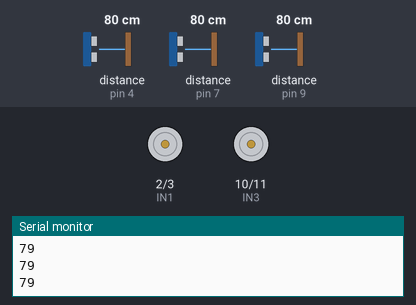
The sketch below on a simulated Arduino Uno, built with avr-gcc and run on an emulated ATmega328P. Shown: motor-driver pin pairs drawn as motors (green arrow = first pin HIGH = forward, orange = second pin HIGH = backward, longer = more drive, scaled by the enable pin), the last lines printed to the serial monitor. Wiring (inferred from the names in the program): 3 × ultrasonic range finder: trigger pin 8, echo pin 7 / trigger pin 12, echo pin 9 / trigger pin 13, echo pin 4. Inputs (shaded band) come from the test bench; at power-on: distance to the obstacle (sensors on pin 9, pin 4, pin 7) 80 cm. The echo pulse lasts 58.3 µs per cm.

Above: at 12.2 s.
12.3 s: distance to the obstacle (sensor on pin 9) set to 2 cm
At 23.5 s:
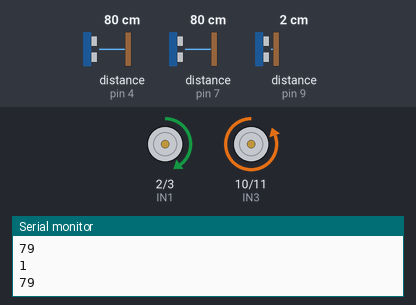
26.3 s: distance to the obstacle (sensor on pin 9) set to 9 cm
At 27.6 s:
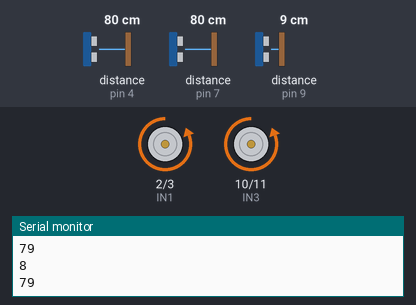
34.8 s: distance to the obstacle (sensor on pin 9) set to 18 cm
43.3 s: distance to the obstacle (sensor on pin 9) set to 23 cm
At 48.5 s:
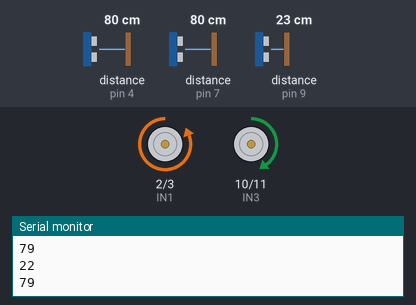
51.8 s: distance to the obstacle (sensor on pin 9) set to 98 cm
60.3 s: distance to the obstacle (sensor on pin 9) set to 107 cm
Timing chart, 0 to 68.0 s (numbered marks = the images above; inputs shaded):
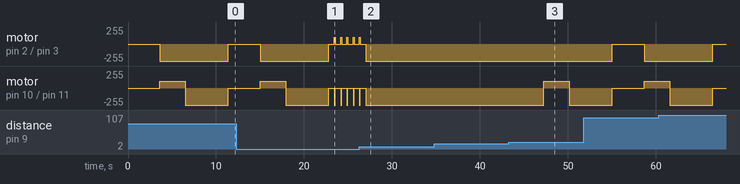

Measured:
- the behaviour switches between 20 and 21 cm on distance to the obstacle (sensor on pin 9) (found by bisection; images 2 and 3)
- after the input at 26.3 s, motor on pin 10 (IN3) / pin 11 (IN4): goes on until 27.0 s, then stays backward 255/255
- after the input at 43.3 s, motor on pin 10 (IN3) / pin 11 (IN4): backward 255/255 → forward 100/255 after 3.9 s, → backward 255/255 2.9 s later

The sketch:

secuencia.ino
```cpp
int IN1 = 2; //MOTOR IZQUIERDO
int IN2 = 3;
int ENA = 5;

int IN3 = 10; //MOTOR DERECHO
int IN4 = 11;
int ENB = 6;

int TRIGF = 13; //SENSOR FRENTE
int ECOF = 4;
int DURACIONF;
int DISTANCIAF;

int TRIGD = 12; //SENSOR DERECHO
int ECOD = 9;
int DURACIOND;
int DISTANCIAD;

int TRIGI = 8; //SENSOR IZQUIERDO
int ECOI = 7;
int DURACIONI;
int DISTANCIAI;

int input;


void setup() {
  pinMode (IN1, OUTPUT);
  pinMode (IN2, OUTPUT);
  pinMode (ENA, OUTPUT);

  pinMode (IN3, OUTPUT);
  pinMode (IN4, OUTPUT);
  pinMode (ENB, OUTPUT);

  pinMode(TRIGF, OUTPUT);
  pinMode(ECOF, INPUT);

  pinMode(TRIGD, OUTPUT);
  pinMode(ECOD, INPUT);

  pinMode(TRIGI, OUTPUT);
  pinMode(ECOI, INPUT);

   Serial.begin(9600);

}

void loop() {

digitalWrite(TRIGF, HIGH);
delay(1);
digitalWrite(TRIGF, LOW);
DURACIONF = pulseIn(ECOF, HIGH);
DISTANCIAF =DURACIONF / 58.2;
Serial.println(DISTANCIAF);
delay(200);

digitalWrite(TRIGD, HIGH);
delay(1);
digitalWrite(TRIGD, LOW);
DURACIOND = pulseIn(ECOD, HIGH);
DISTANCIAD =DURACIOND / 58.2;
Serial.println(DISTANCIAD);
delay(200);


digitalWrite(TRIGI, HIGH);
delay(1);
digitalWrite(TRIGI, LOW);
DURACIONI = pulseIn(ECOI, HIGH);
DISTANCIAI =DURACIONI / 58.2;
Serial.println(DISTANCIAI);
delay(200);

if (DISTANCIAD <=9 && DISTANCIAD >=3){
  analogWrite(ENA, 255);//los dos motores avanzan hacia delante
  digitalWrite(IN1, LOW);
  digitalWrite(IN2, HIGH);
  analogWrite(ENB, 255);
  digitalWrite(IN3, LOW);
  digitalWrite(IN4, HIGH);
}

if (DISTANCIAF <=7 && DISTANCIAF >=0){
   digitalWrite(ENA, 0);//paro
   digitalWrite(IN1, 0);
   digitalWrite(IN2, 0);
   digitalWrite(ENB, 0);
   digitalWrite(IN3, 0);
   digitalWrite(IN4, 0);
}
if (DISTANCIAF <=7 && DISTANCIAF >=0 && DISTANCIAD <=9    && DISTANCIAD >=3){
   analogWrite(ENA, 100);//vuelta izquierda
   digitalWrite(IN1, 1);
   digitalWrite(IN2, 0);
   digitalWrite(ENB, 1);
   digitalWrite(IN3, 0);
   digitalWrite(IN4, 1);
   delay(3000);

   digitalWrite(ENA, 0);//paro
   digitalWrite(IN1, 0);
   digitalWrite(IN2, 0);
   digitalWrite(ENB, 0);
   digitalWrite(IN3, 0);
   digitalWrite(IN4, 0);
}

if (DISTANCIAD <=100 && DISTANCIAD >=20){
  //BUSCAR SENTIDO
  //DISTANCIAF <=100 && DISTANCIAF >=9 &&
   delay(3000);
   digitalWrite(ENA, 1);//vuelta derecha
   digitalWrite(IN1, 0);
   digitalWrite(IN2, 1);
   analogWrite(ENB, 100);
   digitalWrite(IN3, 1);
   digitalWrite(IN4, 0);
   delay(2900);
   analogWrite(ENA, 255);//los dos motores avanzan hacia delante
   digitalWrite(IN1, LOW);
   digitalWrite(IN2, HIGH);
   analogWrite(ENB, 255);
   digitalWrite(IN3, LOW);
   digitalWrite(IN4, HIGH);
   delay(4900);
   digitalWrite(ENA, 0);//paro
   digitalWrite(IN1, 0);
   digitalWrite(IN2, 0);
   digitalWrite(ENB, 0);
   digitalWrite(IN3, 0);
   digitalWrite(IN4, 0);
}
if (DISTANCIAD <=3 && DISTANCIAD >=0){
   analogWrite(ENA, 100);//RESOLVER COLISON
   digitalWrite(IN1, 1);
   digitalWrite(IN2, 0);
   digitalWrite(ENB, 1);
   digitalWrite(IN3, 0);
   digitalWrite(IN4, 1);
   delay(100);
   digitalWrite(ENA, 0);//paro
   digitalWrite(IN1, 0);
   digitalWrite(IN2, 0);
   digitalWrite(ENB, 0);
   digitalWrite(IN3, 0);
   digitalWrite(IN4, 0);
}


//if (DISTANCIAF <=9 && DISTANCIAF >=0 && DISTANCIAD <=9 && DISTANCIAD >=0 && DISTANCIAI <=8 && DISTANCIAI >=0){
//  //REGRESAR
//
//   analogWrite(ENA, 100);//vuelta izquierda
//   digitalWrite(IN1, 1);
//   digitalWrite(IN2, 0);
//   digitalWrite(ENB, 1);
//   digitalWrite(IN3, 0);
//   digitalWrite(IN4, 1);
//   delay(5600);
//   analogWrite(ENA, 255);//los dos motores avanzan hacia delante
//   digitalWrite(IN1, LOW);
//   digitalWrite(IN2, HIGH);
//   analogWrite(ENB, 255);
//   digitalWrite(IN3, LOW);
//   digitalWrite(IN4, HIGH);
//   delay(5000);
//   digitalWrite(ENA, 0);//paro
//   digitalWrite(IN1, 0);
//   digitalWrite(IN2, 0);
//   digitalWrite(ENB, 0);
//   digitalWrite(IN3, 0);
//   digitalWrite(IN4, 0);
//}
//if (DISTANCIAI <=100 && DISTANCIAF >=10 && DISTANCIAD <=100 && DISTANCIAD >=10){
//  //REGRESAR A LA RUTA
//   delay(3500);
//   digitalWrite(ENA, 1);//vuelta derecha
//   digitalWrite(IN1, 0);
//   digitalWrite(IN2, 1);
//   analogWrite(ENB, 100);
//   digitalWrite(IN3, 1);
//   digitalWrite(IN4, 0);
//   delay(300);
//   analogWrite(ENA, 255);//los dos motores avanzan hacia delante
//   digitalWrite(IN1, LOW);
//   digitalWrite(IN2, HIGH);
//   analogWrite(ENB, 255);
//   digitalWrite(IN3, LOW);
//   digitalWrite(IN4, HIGH);
//   delay(400);
//   digitalWrite(ENA, 0);//paro
//   digitalWrite(IN1, 0);
//   digitalWrite(IN2, 0);
//   digitalWrite(ENB, 0);
//   digitalWrite(IN3, 0);
//   digitalWrite(IN4, 0);
//}

// if (Serial.available()>0){
//    input=Serial.read();
//    if (input=='0'){
//  analogWrite(ENA, 255);//los dos motores avanzan hacia delante
//  digitalWrite(IN1, LOW);
//  digitalWrite(IN2, HIGH);
//  analogWrite(ENB, 255);
//  digitalWrite(IN3, LOW);
//  digitalWrite(IN4, HIGH);
//  }
//   if (input=='2'){
//   analogWrite(ENA, 255);//los dos motores avanzan hacia atras
//   digitalWrite(IN1, HIGH);
//   digitalWrite(IN2, LOW);
//   analogWrite(ENB, 255);
//   digitalWrite(IN3, HIGH);
//   digitalWrite(IN4, LOW);
//}
//   if (input=='3'){
//   analogWrite(ENA, 100);//vuelta izquierda
//   digitalWrite(IN1, 1);
//   digitalWrite(IN2, 0);
//   digitalWrite(ENB, 1);
//   digitalWrite(IN3, 0);
//   digitalWrite(IN4, 1);
//}
//   if (input=='4'){
//   digitalWrite(ENA, 1);//vuelta derecha
//   digitalWrite(IN1, 0);
//   digitalWrite(IN2, 1);
//   analogWrite(ENB, 100);
//   digitalWrite(IN3, 1);
//   digitalWrite(IN4, 0);
//}
//   if (input=='6'){
//   digitalWrite(ENA, 0);//paro
//   digitalWrite(IN1, 0);
//   digitalWrite(IN2, 0);
//   digitalWrite(ENB, 0);
//   digitalWrite(IN3, 0);
//   digitalWrite(IN4, 0);
//}

//
//}
}
```
